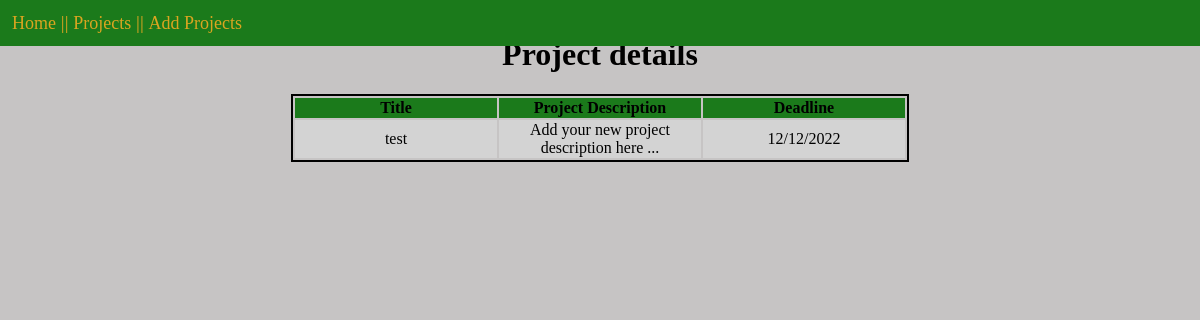
/projects/1, run on the app's committed database.
### models.py (models this page shows, shortened)
class Project(db.Model):
    id = db.Column("id", db.Integer, primary_key=True)
    title = db.Column("title", db.String(200))
    text = db.Column("text", db.String(100))
    deadline = db.Column("deadline", db.String(50))
    user_id = db.Column(db.Integer, db.ForeignKey("user.id"), nullable=False)

### project.py (the view)
@app.route('/projects/<project_id>')
def get_project(project_id):
    a_user = db.session.query(User).filter_by(email='gcloud@uncc.edu').one()
    project = db.session.query(Project).filter_by(id=project_id)
    return render_template('project.html', user=a_user, project = project[int(0)])

### templates/project.html (shortened to what this page needs)
<!DOCTYPE html>
<html lang="en">
    <head>
        <link rel="stylesheet" href="{{ url_for('static', filename='styles.css') }}">
        <header>
            <nav>
                <a href="{{ url_for('index') }}"> Home</a> ||
                <a href="{{ url_for('get_projects') }}"> Projects</a> ||
                <a href="{{ url_for('new_project') }}">Add Projects</a>
            </nav>
        </header>
    </head>
    <body>
        <h1>Project details</h1>
        <table>
            <tr>
                <th>Title</th>
                <th>Project Description</th>
                <th>Deadline</th>
            </tr>
            <tr>
                <td>{{ project.title }}</td>
                <td>{{ project.text }}</td>
                <td>{{ project.deadline }}</td>
            </tr>
        </table>
    </body>
</html>

### static/styles.css (style rules this page uses)
header nav { position: fixed; top: 0; left: 0; width: 100%; list-style-type: none; margin: 0; padding: 0; overflow: hidden; background-color: rgb(27, 122, 27); color: goldenrod; display: block; padding: 12px 12px; text-decoration: none; font-size: larger; text-align: left; }
header a { color: goldenrod; text-decoration: none; }
body { margin: 3%; background-color: rgb(198, 196, 196); text-align: center; }
table { margin-left: auto; margin-right: auto; border: 2px solid black; }
th { width: 200px; background-color: rgb(27, 122, 27); }
tr:nth-child(even) { background-color: lightgray; }
td { width: 100px; border: black; }
a { font-size: large; }

### data on the page
Project: title "test", text "Add your new project description here ...", deadline "12/12/2022"
